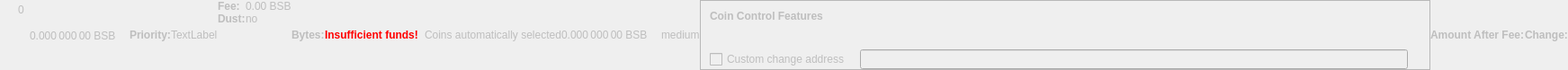
    <widget class="QWidget" name="dummyHideWidget" native="true">
     <property name="enabled">
      <bool>false</bool>
     </property>
     <property name="maximumSize">
      <size>
       <width>100</width>
       <height>22</height>
      </size>
     </property>
     <layout class="QHBoxLayout" name="dummyHideLayout">
      <property name="spacing">
       <number>0</number>
      </property>
      <property name="margin">
       <number>0</number>
      </property>
      <item>
       <layout class="QFormLayout" name="formLayoutCoinControl1">
        <property name="horizontalSpacing">
         <number>10</number>
        </property>
        <property name="verticalSpacing">
         <number>14</number>
        </property>
        <property name="leftMargin">
         <number>10</number>
        </property>
        <property name="topMargin">
         <number>4</number>
        </property>
        <property name="rightMargin">
         <number>6</number>
        </property>
        <item row="0" column="1">
         <widget class="QLabel" name="labelCoinControlBytes">
          <property name="cursor">
           <cursorShape>IBeamCursor</cursorShape>
          </property>
          <property name="contextMenuPolicy">
           <enum>Qt::ActionsContextMenu</enum>
          </property>
          <property name="text">
           <string notr="true">0</string>
          </property>
          <property name="textInteractionFlags">
           <set>Qt::LinksAccessibleByMouse|Qt::TextSelectableByKeyboard|Qt::TextSelectableByMouse</set>
          </property>
         </widget>
        </item>
       </layout>
      </item>
      <item>
       <widget class="QLabel" name="labelCoinControlAfterFee">
        <property name="enabled">
         <bool>false</bool>
        </property>
        <property name="sizePolicy">
         <sizepolicy hsizetype="Fixed" vsizetype="Fixed">
          <horstretch>0</horstretch>
          <verstretch>0</verstretch>
         </sizepolicy>
        </property>
        <property name="minimumSize">
         <size>
          <width>111</width>
          <height>12</height>
         </size>
        </property>
        <property name="maximumSize">
         <size>
          <width>111</width>
          <height>12</height>
         </size>
        </property>
        <property name="cursor">
         <cursorShape>IBeamCursor</cursorShape>
        </property>
        <property name="contextMenuPolicy">
         <enum>Qt::ActionsContextMenu</enum>
        </property>
        <property name="text">
         <string notr="true">0.000 000 00 BSB</string>
        </property>
        <property name="textInteractionFlags">
         <set>Qt::LinksAccessibleByMouse|Qt::TextSelectableByKeyboard|Qt::TextSelectableByMouse</set>
        </property>
       </widget>
      </item>
      <item>
       <widget class="QLabel" name="labelCoinControlPriorityText">
        <property name="enabled">
         <bool>false</bool>
        </property>
        <property name="font">
         <font>
          <weight>75</weight>
          <bold>true</bold>
         </font>
        </property>
        <property name="text">
         <string>Priority:</string>
        </property>
       </widget>
      </item>
      <item>
       <layout class="QHBoxLayout" name="horizontalLayout">
        <item>
         <widget class="QLabel" name="WarningLabel">
          <property name="text">
           <string>TextLabel</string>
          </property>
         </widget>
        </item>
       </layout>
      </item>
      <item>
       <layout class="QFormLayout" name="formLayoutCoinControl3">
        <property name="horizontalSpacing">
         <number>0</number>
        </property>
        <property name="verticalSpacing">
         <number>0</number>
        </property>
        <property name="leftMargin">
         <number>0</number>
        </property>
        <property name="topMargin">
         <number>0</number>
        </property>
        <property name="rightMargin">
         <number>0</number>
        </property>
        <item row="0" column="0">
         <widget class="QLabel" name="labelCoinControlFeeText">
          <property name="enabled">
           <bool>false</bool>
          </property>
          <property name="font">
           <font>
            <weight>75</weight>
            <bold>true</bold>
           </font>
          </property>
          <property name="text">
           <string>Fee:</string>
          </property>
          <property name="margin">
           <number>0</number>
          </property>
         </widget>
        </item>
        <item row="0" column="1">
         <widget class="QLabel" name="labelCoinControlFee">
          <property name="enabled">
           <bool>false</bool>
          </property>
          <property name="cursor">
           <cursorShape>IBeamCursor</cursorShape>
          </property>
          <property name="contextMenuPolicy">
           <enum>Qt::ActionsContextMenu</enum>
          </property>
          <property name="text">
           <string notr="true">0.00 BSB</string>
          </property>
          <property name="textInteractionFlags">
           <set>Qt::LinksAccessibleByMouse|Qt::TextSelectableByKeyboard|Qt::TextSelectableByMouse</set>
          </property>
         </widget>
        </item>
        <item row="1" column="0">
         <widget class="QLabel" name="labelCoinControlLowOutputText">
          <property name="enabled">
           <bool>false</bool>
          </property>
          <property name="font">
           <font>
            <weight>75</weight>
            <bold>true</bold>
           </font>
          </property>
          <property name="text">
           <string>Dust:</string>
          </property>
         </widget>
        </item>
        <item row="1" column="1">
         <widget class="QLabel" name="labelCoinControlLowOutput">
          <property name="enabled">
           <bool>false</bool>
          </property>
          <property name="cursor">
           <cursorShape>IBeamCursor</cursorShape>
          </property>
          <property name="contextMenuPolicy">
           <enum>Qt::ActionsContextMenu</enum>
          </property>
          <property name="text">
           <string>no</string>
          </property>
          <property name="textInteractionFlags">
           <set>Qt::LinksAccessibleByMouse|Qt::TextSelectableByKeyboard|Qt::TextSelectableByMouse</set>
          </property>
         </widget>
        </item>
       </layout>
      </item>
      <item>
       <widget class="QLabel" name="labelCoinControlBytesText">
        <property name="enabled">
         <bool>false</bool>
        </property>
        <property name="font">
         <font>
          <weight>75</weight>
          <bold>true</bold>
         </font>
        </property>
        <property name="text">
         <string>Bytes:</string>
        </property>
       </widget>
      </item>
      <item>
       <layout class="QFormLayout" name="formLayoutCoinControl2">
        <property name="horizontalSpacing">
         <number>0</number>
        </property>
        <property name="verticalSpacing">
         <number>0</number>
        </property>
        <property name="leftMargin">
         <number>0</number>
        </property>
        <property name="topMargin">
         <number>0</number>
        </property>
        <property name="rightMargin">
         <number>0</number>
        </property>
       </layout>
      </item>
      <item>
       <layout class="QHBoxLayout" name="horizontalLayoutCoinControl2">
        <property name="spacing">
         <number>0</number>
        </property>
        <property name="bottomMargin">
         <number>0</number>
        </property>
       </layout>
      </item>
      <item>
       <widget class="QLabel" name="labelCoinControlInsuffFunds">
        <property name="enabled">
         <bool>false</bool>
        </property>
        <property name="minimumSize">
         <size>
          <width>0</width>
          <height>0</height>
         </size>
        </property>
        <property name="font">
         <font>
          <weight>75</weight>
          <bold>true</bold>
         </font>
        </property>
        <property name="styleSheet">
         <string notr="true">color:red;font-weight:bold;</string>
        </property>
        <property name="text">
         <string>Insufficient funds!</string>
        </property>
        <property name="margin">
         <number>5</number>
        </property>
       </widget>
      </item>
      <item>
       <layout class="QFormLayout" name="formLayoutCoinControl4">
        <property name="horizontalSpacing">
         <number>0</number>
        </property>
        <property name="verticalSpacing">
         <number>0</number>
        </property>
        <property name="leftMargin">
         <number>0</number>
        </property>
        <property name="topMargin">
         <number>0</number>
        </property>
        <property name="rightMargin">
         <number>0</number>
        </property>
       </layout>
      </item>
      <item>
       <widget class="QLabel" name="labelCoinControlChangeLabel">
        <property name="enabled">
         <bool>false</bool>
        </property>
        <property name="sizePolicy">
         <sizepolicy hsizetype="Preferred" vsizetype="Expanding">
          <horstretch>0</horstretch>
          <verstretch>0</verstretch>
         </sizepolicy>
        </property>
        <property name="minimumSize">
         <size>
          <width>0</width>
          <height>0</height>
         </size>
        </property>
        <property name="text">
         <string/>
        </property>
        <property name="margin">
         <number>3</number>
        </property>
       </widget>
      </item>
      <item>
       <widget class="QLabel" name="labelCoinControlAutomaticallySelected">
        <property name="enabled">
         <bool>false</bool>
        </property>
        <property name="sizePolicy">
         <sizepolicy hsizetype="Fixed" vsizetype="Fixed">
          <horstretch>0</horstretch>
          <verstretch>0</verstretch>
         </sizepolicy>
        </property>
        <property name="minimumSize">
         <size>
          <width>0</width>
          <height>0</height>
         </size>
        </property>
        <property name="maximumSize">
         <size>
          <width>240</width>
          <height>16777215</height>
         </size>
        </property>
        <property name="text">
         <string>Coins automatically selected</string>
        </property>
        <property name="margin">
         <number>5</number>
        </property>
       </widget>
      </item>
      <item>
       <widget class="QLabel" name="labelCoinControlChange">
        <property name="enabled">
         <bool>false</bool>
        </property>
        <property name="sizePolicy">
         <sizepolicy hsizetype="Fixed" vsizetype="Fixed">
          <horstretch>0</horstretch>
          <verstretch>0</verstretch>
         </sizepolicy>
        </property>
        <property name="minimumSize">
         <size>
          <width>111</width>
          <height>0</height>
         </size>
        </property>
        <property name="maximumSize">
         <size>
          <width>111</width>
          <height>16777215</height>
         </size>
        </property>
        <property name="cursor">
         <cursorShape>IBeamCursor</cursorShape>
        </property>
        <property name="contextMenuPolicy">
         <enum>Qt::ActionsContextMenu</enum>
        </property>
        <property name="text">
         <string notr="true">0.000 000 00 BSB</string>
        </property>
        <property name="textInteractionFlags">
         <set>Qt::LinksAccessibleByMouse|Qt::TextSelectableByKeyboard|Qt::TextSelectableByMouse</set>
        </property>
       </widget>
      </item>
      <item>
       <widget class="QLabel" name="labelCoinControlPriority">
        <property name="enabled">
         <bool>false</bool>
        </property>
        <property name="cursor">
         <cursorShape>IBeamCursor</cursorShape>
        </property>
        <property name="contextMenuPolicy">
         <enum>Qt::ActionsContextMenu</enum>
        </property>
        <property name="text">
         <string>medium</string>
        </property>
        <property name="textInteractionFlags">
         <set>Qt::LinksAccessibleByMouse|Qt::TextSelectableByKeyboard|Qt::TextSelectableByMouse</set>
        </property>
       </widget>
      </item>
      <item>
       <widget class="QFrame" name="frameCoinControl">
        <property name="sizePolicy">
         <sizepolicy hsizetype="Expanding" vsizetype="Expanding">
          <horstretch>0</horstretch>
          <verstretch>0</verstretch>
         </sizepolicy>
        </property>
        <property name="maximumSize">
         <size>
          <width>16777215</width>
          <height>16777215</height>
         </size>
        </property>
        <property name="frameShape">
         <enum>QFrame::StyledPanel</enum>
        </property>
        <property name="frameShadow">
         <enum>QFrame::Sunken</enum>
        </property>
        <layout class="QVBoxLayout" name="verticalLayoutCoinControl2_2">
         <property name="spacing">
          <number>0</number>
         </property>
         <property name="margin">
          <number>0</number>
         </property>
         <item>
          <layout class="QVBoxLayout" name="verticalLayoutCoinControl" stretch="0,0,0,1">
           <property name="spacing">
            <number>0</number>
           </property>
           <property name="leftMargin">
            <number>10</number>
           </property>
           <property name="topMargin">
            <number>10</number>
           </property>
           <item>
            <layout class="QHBoxLayout" name="horizontalLayoutCoinControl1">
             <property name="bottomMargin">
              <number>15</number>
             </property>
             <item>
              <widget class="QLabel" name="labelCoinControlFeatures">
               <property name="enabled">
                <bool>false</bool>
               </property>
               <property name="sizePolicy">
                <sizepolicy hsizetype="Preferred" vsizetype="Maximum">
                 <horstretch>0</horstretch>
                 <verstretch>0</verstretch>
                </sizepolicy>
               </property>
               <property name="font">
                <font>
                 <weight>75</weight>
                 <bold>true</bold>
                </font>
               </property>
               <property name="styleSheet">
                <string notr="true">font-weight:bold;</string>
               </property>
               <property name="text">
                <string>Coin Control Features</string>
               </property>
              </widget>
             </item>
            </layout>
           </item>
           <item>
            <widget class="QWidget" name="widgetCoinControl" native="true">
             <property name="sizePolicy">
              <sizepolicy hsizetype="Preferred" vsizetype="Preferred">
               <horstretch>0</horstretch>
               <verstretch>0</verstretch>
              </sizepolicy>
             </property>
             <property name="minimumSize">
              <size>
               <width>0</width>
               <height>0</height>
              </size>
             </property>
             <property name="styleSheet">
              <string notr="true"/>
             </property>
             <layout class="QHBoxLayout" name="horizontalLayoutCoinControl5_2">
              <property name="margin">
               <number>0</number>
              </property>
              <item>
               <layout class="QHBoxLayout" name="horizontalLayoutCoinControl3">
                <property name="spacing">
                 <number>20</number>
                </property>
                <property name="topMargin">
                 <number>0</number>
                </property>
                <property name="bottomMargin">
                 <number>10</number>
                </property>
               </layout>
              </item>
             </layout>
            </widget>
           </item>
           <item>
            <layout class="QHBoxLayout" name="horizontalLayoutCoinControl4" stretch="0,0,0">
             <property name="spacing">
              <number>12</number>
             </property>
             <property name="sizeConstraint">
              <enum>QLayout::SetDefaultConstraint</enum>
             </property>
             <property name="topMargin">
              <number>5</number>
             </property>
             <property name="rightMargin">
              <number>5</number>
             </property>
             <item>
              <widget class="QCheckBox" name="checkBoxCoinControlChange">
               <property name="enabled">
                <bool>false</bool>
               </property>
               <property name="toolTip">
                <string>If this is activated, but the change address is empty or invalid, change will be sent to a newly generated address.</string>
               </property>
               <property name="text">
                <string>Custom change address</string>
               </property>
              </widget>
             </item>
             <item>
              <widget class="QValidatedLineEdit" name="lineEditCoinControlChange">
               <property name="enabled">
                <bool>false</bool>
               </property>
               <property name="sizePolicy">
                <sizepolicy hsizetype="Expanding" vsizetype="Fixed">
                 <horstretch>0</horstretch>
                 <verstretch>0</verstretch>
                </sizepolicy>
               </property>
              </widget>
             </item>
             <item>
              <widget class="QLabel" name="labelCoinControlChangeLabel_2">
               <property name="sizePolicy">
                <sizepolicy hsizetype="Preferred" vsizetype="Expanding">
                 <horstretch>0</horstretch>
                 <verstretch>0</verstretch>
                </sizepolicy>
               </property>
               <property name="minimumSize">
                <size>
                 <width>0</width>
                 <height>0</height>
                </size>
               </property>
               <property name="text">
                <string/>
               </property>
               <property name="margin">
                <number>3</number>
               </property>
              </widget>
             </item>
            </layout>
           </item>
           <item>
            <spacer name="verticalSpacerCoinControl">
             <property name="orientation">
              <enum>Qt::Vertical</enum>
             </property>
             <property name="sizeHint" stdset="0">
              <size>
               <width>800</width>
               <height>1</height>
              </size>
             </property>
            </spacer>
           </item>
          </layout>
         </item>
        </layout>
       </widget>
      </item>
      <item>
       <widget class="QLabel" name="labelCoinControlAfterFeeText">
        <property name="enabled">
         <bool>false</bool>
        </property>
        <property name="minimumSize">
         <size>
          <width>0</width>
          <height>0</height>
         </size>
        </property>
        <property name="maximumSize">
         <size>
          <width>16777215</width>
          <height>16777215</height>
         </size>
        </property>
        <property name="font">
         <font>
          <weight>75</weight>
          <bold>true</bold>
         </font>
        </property>
        <property name="text">
         <string>Amount After Fee:</string>
        </property>
        <property name="alignment">
         <set>Qt::AlignLeading|Qt::AlignLeft|Qt::AlignVCenter</set>
        </property>
        <property name="margin">
         <number>0</number>
        </property>
       </widget>
      </item>
      <item>
       <widget class="QLabel" name="labelCoinControlChangeText">
        <property name="enabled">
         <bool>false</bool>
        </property>
        <property name="sizePolicy">
         <sizepolicy hsizetype="Preferred" vsizetype="Preferred">
          <horstretch>0</horstretch>
          <verstretch>0</verstretch>
         </sizepolicy>
        </property>
        <property name="minimumSize">
         <size>
          <width>0</width>
          <height>0</height>
         </size>
        </property>
        <property name="maximumSize">
         <size>
          <width>16777215</width>
          <height>16777215</height>
         </size>
        </property>
        <property name="font">
         <font>
          <weight>75</weight>
          <bold>true</bold>
         </font>
        </property>
        <property name="text">
         <string>Change:</string>
        </property>
        <property name="alignment">
         <set>Qt::AlignLeading|Qt::AlignLeft|Qt::AlignVCenter</set>
        </property>
       </widget>
      </item>
     </layout>
    </widget>
